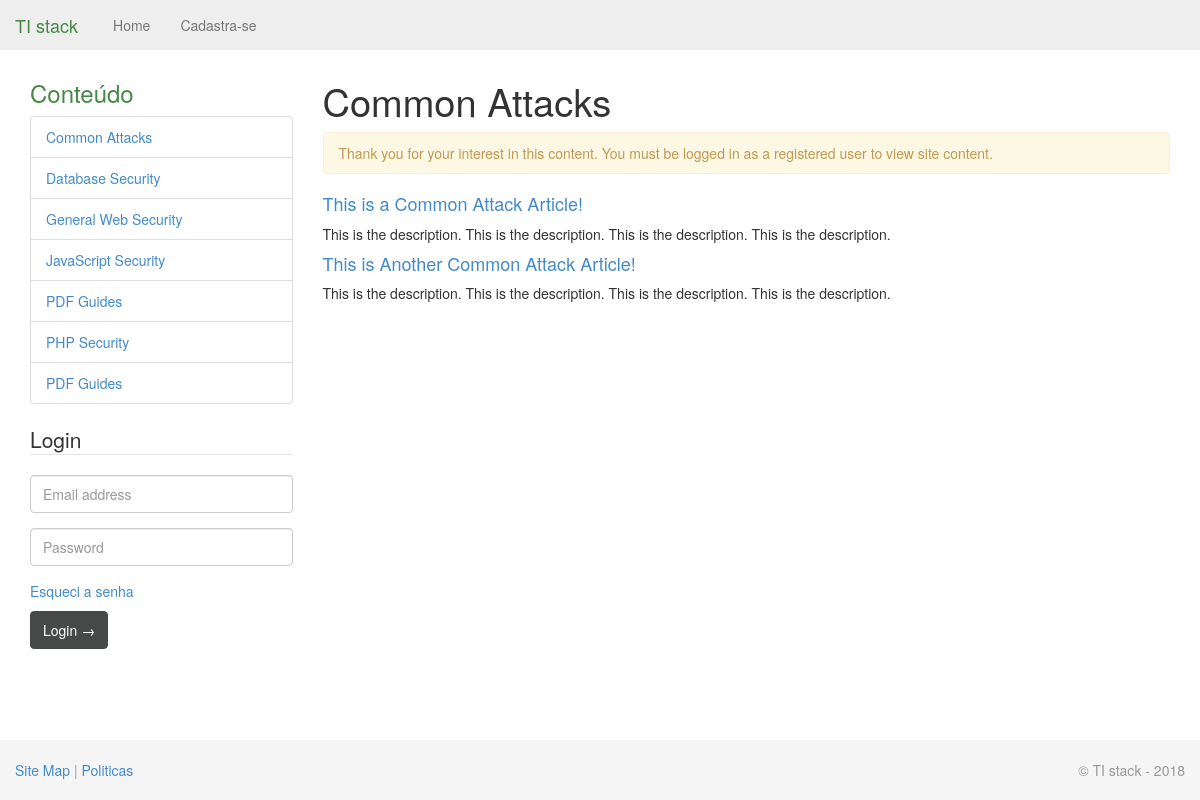
/category.php?id=1, run on the app's committed database.
### tables this page shows
CREATE TABLE `categories` (
	`id` SMALLINT UNSIGNED NOT NULL AUTO_INCREMENT,
	`category` VARCHAR(45) NOT NULL,
	PRIMARY KEY (`id`),
	UNIQUE INDEX `category_UNIQUE` (`category` ASC) 
);

CREATE TABLE `pages` (
	`id` INT UNSIGNED NOT NULL AUTO_INCREMENT,
	`categories_id` SMALLINT UNSIGNED NOT NULL,
	`title` VARCHAR(100) NOT NULL,
	`description` TINYTEXT NOT NULL,
	`content` LONGTEXT NULL,
	`date_created` TIMESTAMP NOT NULL DEFAULT CURRENT_TIMESTAMP,
	PRIMARY KEY (`id`),
	INDEX `date_created` (`date_created` ASC),
	INDEX `fk_pages_categories_idx` (`categories_id` ASC),
	CONSTRAINT `fk_pages_categories`
		FOREIGN KEY (`categories_id`)
		REFERENCES `categories` (`id`)
		ON DELETE NO ACTION
		ON UPDATE NO ACTION
);

### category.php (the view, shortened to what this page needs)
<?php
require('./includes/mysql.inc.php');
if (filter_var($_GET['id'], FILTER_VALIDATE_INT, array('min_range' => 1))) {
	$cat_id = $_GET['id'];
	$q = 'SELECT category FROM categories WHERE id=' . $cat_id;
	$r = mysqli_query($dbc, $q);
	list($page_title) = mysqli_fetch_array($r, MYSQLI_NUM);
	include('./includes/header.php');
	echo '<h1>' . htmlspecialchars($page_title) . '</h1>';
	if (isset($_SESSION['user_id']) && !isset($_SESSION['user_not_expired'])) {
		echo '<div class="alert"><h4>Expired Account</h4>Thank you for your interest in this content. Unfortunately your account has expired. Please <a href="renew.php">renew your account</a> in order to access site content.</div>';
	} elseif (!isset($_SESSION['user_id'])) {
		echo '<div class="alert">Thank you for your interest in this content. You must be logged in as a registered user to view site content.</div>';
	}
	$q = 'SELECT id, title, description FROM pages WHERE categories_id=' . $cat_id . ' ORDER BY date_created DESC';
	$r = mysqli_query($dbc, $q);
	if (mysqli_num_rows($r) > 0) {
		while ($row = mysqli_fetch_array($r, MYSQLI_ASSOC)) {
			echo '<div><h4><a href="page.php?id=' . $row['id'] . '">' . htmlspecialchars($row['title']) . '</a></h4><p>' . htmlspecialchars($row['description']) . '</p></div>';
		}
	} else {
		echo '<p>There are currently no pages of content associated with this category. Please check back again!</p>';
	}
} else {
	$page_title = 'Error!';
	include('./includes/header.php');
	echo '<div class="alert alert-danger">This page has been accessed in error.</div>';
}
include('./includes/footer.php');
?>

### includes/header.php (shortened to what this page needs)
<!DOCTYPE html>
<html lang="en">
  <head>
    <link href="css/bootstrap.min.css" rel="stylesheet">
    <link href="css/sticky-footer-navbar.css" rel="stylesheet">
  </head>
  <body>
    <div id="wrap">
      <div class="navbar navbar-fixed-top">
        <div class="container">
          <a class="navbar-brand" href="index.php" style="color: #468847;"> <?PHP echo APP_NAME;?> </a>
          <div class="nav-collapse collapse">
            <ul class="nav navbar-nav">
<?php
	$pages = array (
		'Home' => 'index.php',
		'Cadastra-se' => 'register.php'
	);
	$this_page = basename($_SERVER['PHP_SELF']);
	foreach ($pages as $k => $v) {
		echo '<li';
		if ($this_page == $v) echo ' class="active"';
		echo '><a href="' . $v . '">' . $k . '</a></li>
		';
	}
?>
            </ul>
          </div>
        </div>
      </div>
      <div class="container">
		<div class="row">
			<div class="col-3">
				<h3 class="text-success">Conteúdo</h3>
			<div class="list-group">
<?php
	$q = 'SELECT * FROM categories ORDER BY category';
	$r = mysqli_query($dbc, $q);
	while (list($id, $category) = mysqli_fetch_array($r, MYSQLI_NUM)) {
		echo '<a href="category.php?id=' . $id . '" class="list-group-item" title="' . $category . '">' . htmlspecialchars($category) . '
		</a>';
	}
?>
			  <a href="pdfs.php" class="list-group-item" title="PDFs">PDF Guides
			  </a>
			</div>
<?php
	if (!isset($_SESSION['user_id'])) {
		require('includes/login_form.inc.php');
	}
?>
			</div>
		  <div class="col-9">

### includes/login_form.inc.php (shortened to what this page needs)
<?php
if (!isset($login_errors)) $login_errors = array();
require('./includes/form_functions.inc.php');
?>
<form action="index.php" method="post" accept-charset="utf-8">
	<fieldset>
		<legend>Login</legend>
		<?php
		create_form_input('email', 'email', '', $login_errors, array('placeholder'=>'Email address'));
		echo '<span class="help-block"><a href="forgot_password.php">Esqueci a senha</a></span>';
		?>
	<button type="submit" class="btn btn-default">Login &rarr;</button>
	</fieldset>
</form>

### includes/form_functions.inc.php (shortened to what this page needs)
<?php
function create_form_input($name, $type, $label = '', $errors = array(), $options = array()) {
	$value = false;
	echo '<div class="form-group';
	if (array_key_exists($name, $errors)) echo ' has-error';
	echo '">';
	if ( ($type === 'text') || ($type === 'password') || ($type === 'email')) {
		echo '<input type="' . $type . '" name="' . $name . '" id="' . $name . '" class="form-control"';
		if ($value) echo ' value="' . htmlspecialchars($value) . '"';
		if (!empty($options) && is_array($options)) {
			foreach ($options as $k => $v) {
				echo " $k=\"$v\"";
			}
		}
		echo '>';
	}
	echo '</div>';
}

### includes/footer.php (shortened to what this page needs)
			</div>
		</div>
      </div>
    </div>
    <div id="footer">
      <div class="container">
        <p class="text-muted credit"><span class="pull-left"><a>Site Map</a> | <a>Politicas</a></span> <span class="pull-right">&copy; <?php echo APP_NAME;?> - 2018</span></p>
      </div>
    </div>
  </body>
</html>

### css/sticky-footer-navbar.css (style rules this page uses)
html, body { height: 100%; }
#wrap { min-height: 100%; height: auto !important; height: 100%; margin: 0 auto -60px; padding: 0 0 60px; }
#footer { height: 60px; background-color: #f5f5f5; }
#wrap > .container { padding: 60px 15px 0; }
.container .credit { margin: 20px 0; }

### data on the page
categories: category "Common Attacks"
categories: category "Database Security"
categories: category "General Web Security"
categories: category "JavaScript Security"
categories: category "PDF Guides"
categories: category "PHP Security"
pages: title "This is a Common Attack Article!", description "This is the description. This is the description. This is the description. This is the description."
pages: title "This is Another Common Attack Article!", description "This is the description. This is the description. This is the description. This is the description."

### other printed values
APP_NAME "TI stack"
$k "Home"
$k "Cadastra-se"
